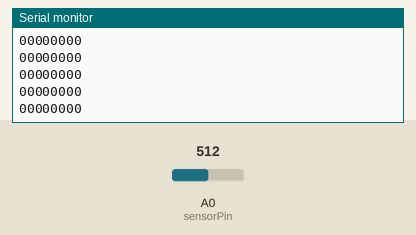
Recording of a sketch running on a simulated Arduino Uno, built with avr-gcc and run on an emulated ATmega328P. Parts: the last lines printed to the serial monitor. Inputs (shaded band) come from the test bench; at power-on: A0 (sensorPin) = 512.

Above: at 1.2 s.
1.3 s: A0 (sensorPin) set to 716
At 1.8 s:
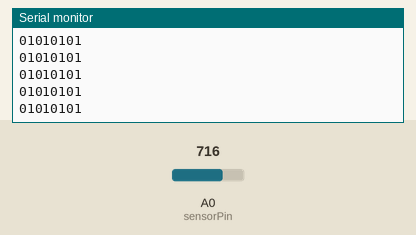
2.8 s: A0 (sensorPin) set to 306
At 3.4 s:
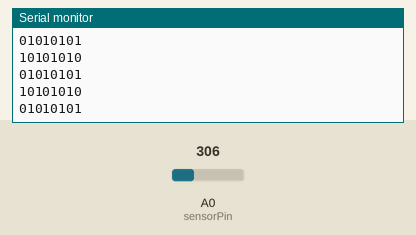
Timing chart, 0 to 5.8 s (numbered marks = the images above; inputs shaded):
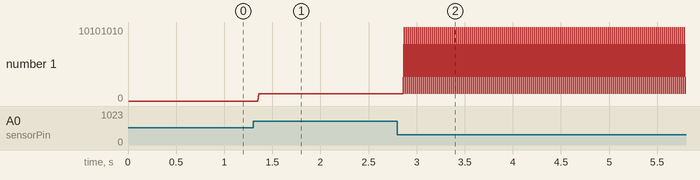

Measured:
- after the input at 1.3 s, the serial monitor: prints a new line after 0.06 s (image 1)
- after the input at 2.8 s, the serial monitor: prints a new line after 0.07 s (image 2)
- plotted number 1: 0 → 1010101 after the input at 1.3 s, 1010101 → 10101 after the input at 2.8 s

The sketch:

RNG_Zener_Shiftalgo.ino
```cpp
/*
 * PH 435 Project
 * True Random Number Generator
 * Using the Avalanche Effect in a Zener Diode in Breakdown Region
 *
 * Rehmat Singh Chawla
 * Aneesh Anand Kamat
 * Group 30
 */

int sensorPin = A0;
int value;
int thisBit;
int lastBit;
byte result;

const int bitStringLength = 8;
int count = 0;
int bitString[bitStringLength];
//int change = 0;

void setup() {
  Serial.begin(9600);
}

void loop() {
  // Want delay to avoid correlation between consecutive measurements
  // analogRead takes ~100 us, sufficient delay
  value = analogRead(sensorPin);

  result = rotate(result, 1); // Spread randomness around
  delay(1);
  result ^= value;
  count++;

  if (count==bitStringLength){
     binPrint(result);
     count = 0;
  }
}

int getLSB(int x){
  return bitRead(x, 0); // Takes LSB
}


int getTotalXOR(int x){
  int result = 0;

  for (int i=0; i<10; i++){
    result ^= (x>>i)&1; // x = 10101000, x>>2 = 00101010, x>>5 = 00000101
    // 1 = 0000001, 00000101 & 0000001 = 00000001
    }
  // XORs all the bits of sensorValue to get thisBit

  return result;
}

byte rotate(const byte value, int shift) { // Rotate a given number by some number of places in binary
  if ((shift &= sizeof(value)*8 - 1) == 0)
    return value;
  return (value << shift) | (value >> (sizeof(value)*8 - shift));
}

void binPrint(int input) { // Print an integer in 8-bit binary
  for (unsigned int mask = 0x80; mask; mask >>= 1) {
    Serial.print( (mask & input) ? '1' : '0' );
  }
  Serial.println();
}
```
